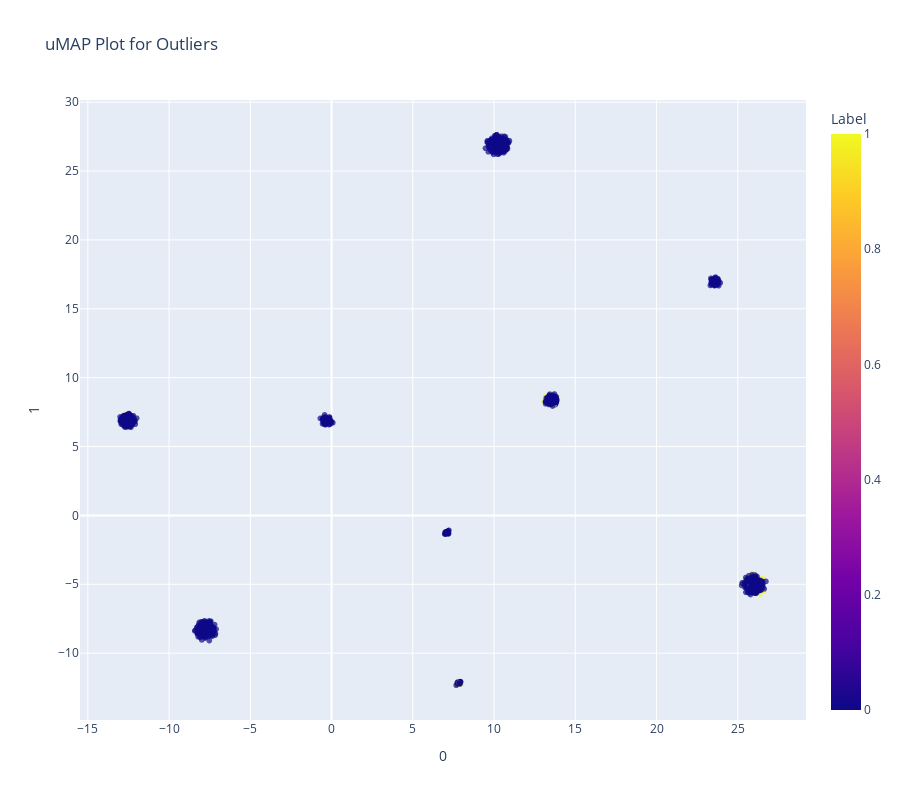

The notebook cell this image was saved under:
### Code cell
plot_model(svm,plot = 'umap')

### Figure 1 — Plotly figure (JSON) as saved in the notebook; plotly's stock layout.template omitted (floating-point values rounded to 4 significant figures; data arrays with more than 128 entries replaced by an {"elided": "..."} marker saying what was removed)
{"data": [{"customdata": {"elided": "1428x1 str values"}, "hovertemplate": "0=%{x}<br>1=%{y}<br>Feature=%{customdata[0]}<br>Label=%{marker.color}<extra></extra>", "legendgroup": "", "marker": {"color": {"elided": "1428 int values"}, "coloraxis": "coloraxis", "opacity": 0.7, "symbol": "circle"}, "mode": "markers", "name": "", "showlegend": false, "type": "scattergl", "x": {"elided": "1428 float values"}, "xaxis": "x", "y": {"elided": "1428 float values"}, "yaxis": "y"}], "layout": {"coloraxis": {"colorbar": {"title": {"text": "Label"}}, "colorscale": [[0, "#0d0887"], [0.1111, "#46039f"], [0.2222, "#7201a8"], [0.3333, "#9c179e"], [0.4444, "#bd3786"], [0.5556, "#d8576b"], [0.6667, "#ed7953"], [0.7778, "#fb9f3a"], [0.8889, "#fdca26"], [1, "#f0f921"]]}, "height": 800, "legend": {"tracegroupgap": 0}, "title": {"text": "uMAP Plot for Outliers"}, "width": 900, "xaxis": {"anchor": "y", "domain": [0, 1], "title": {"text": "0"}}, "yaxis": {"anchor": "x", "domain": [0, 1], "title": {"text": "1"}}}}
